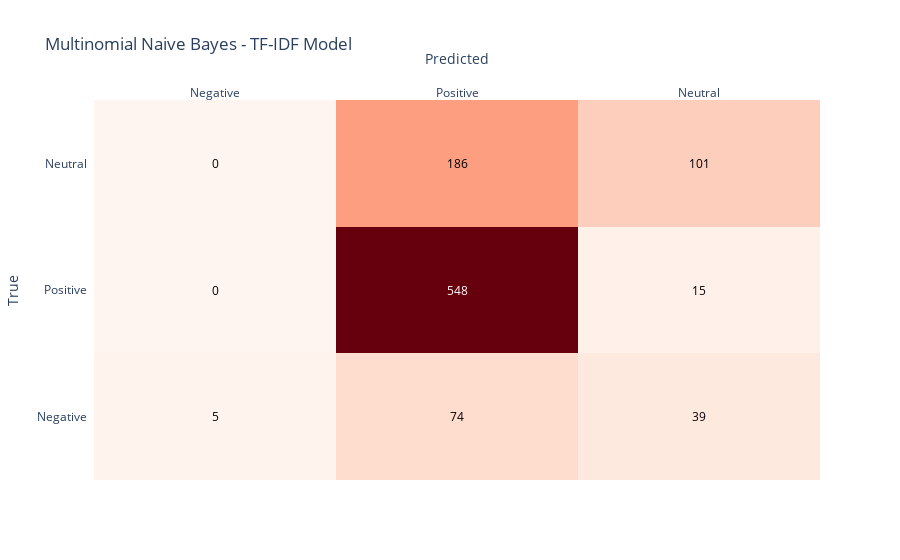

Here is the notebook cell this chart was saved with:
### Code cell
import plotly.figure_factory as ff

# Compute confusion matrix
cm_nb = confusion_matrix(y_test, y_pred_nb)

# Define the labels
labels = ['Negative', 'Positive', 'Neutral']

# Create the confusion matrix as a list of lists
confusion_matrix_data = [
    [cm_nb[0, 0], cm_nb[0, 1], cm_nb[0, 2]],
    [cm_nb[1, 0], cm_nb[1, 1], cm_nb[1, 2]],
    [cm_nb[2, 0], cm_nb[2, 1], cm_nb[2, 2]]
]

# Create the confusion matrix plot using Plotly
fig = ff.create_annotated_heatmap(
    z=confusion_matrix_data,
    x=labels,
    y=labels,
    colorscale='Reds'
)

# Update layout
fig.update_layout(
    title='Multinomial Naive Bayes - TF-IDF Model',
    xaxis=dict(title='Predicted'),
    yaxis=dict(title='True')
)

# Show plot
fig.show()

### Figure 1 — Plotly figure (JSON) as saved in the notebook; plotly's stock layout.template omitted (floating-point values rounded to 4 significant figures)
{"data": [{"colorscale": [[0, "rgb(255,245,240)"], [0.125, "rgb(254,224,210)"], [0.25, "rgb(252,187,161)"], [0.375, "rgb(252,146,114)"], [0.5, "rgb(251,106,74)"], [0.625, "rgb(239,59,44)"], [0.75, "rgb(203,24,29)"], [0.875, "rgb(165,15,21)"], [1, "rgb(103,0,13)"]], "reversescale": false, "showscale": false, "type": "heatmap", "x": ["Negative", "Positive", "Neutral"], "y": ["Negative", "Positive", "Neutral"], "z": [[5, 74, 39], [0, 548, 15], [0, 186, 101]]}], "layout": {"annotations": [{"font": {"color": "#000000"}, "showarrow": false, "text": "5", "x": "Negative", "xref": "x", "y": "Negative", "yref": "y"}, {"font": {"color": "#000000"}, "showarrow": false, "text": "74", "x": "Positive", "xref": "x", "y": "Negative", "yref": "y"}, {"font": {"color": "#000000"}, "showarrow": false, "text": "39", "x": "Neutral", "xref": "x", "y": "Negative", "yref": "y"}, {"font": {"color": "#000000"}, "showarrow": false, "text": "0", "x": "Negative", "xref": "x", "y": "Positive", "yref": "y"}, {"font": {"color": "#FFFFFF"}, "showarrow": false, "text": "548", "x": "Positive", "xref": "x", "y": "Positive", "yref": "y"}, {"font": {"color": "#000000"}, "showarrow": false, "text": "15", "x": "Neutral", "xref": "x", "y": "Positive", "yref": "y"}, {"font": {"color": "#000000"}, "showarrow": false, "text": "0", "x": "Negative", "xref": "x", "y": "Neutral", "yref": "y"}, {"font": {"color": "#000000"}, "showarrow": false, "text": "186", "x": "Positive", "xref": "x", "y": "Neutral", "yref": "y"}, {"font": {"color": "#000000"}, "showarrow": false, "text": "101", "x": "Neutral", "xref": "x", "y": "Neutral", "yref": "y"}], "title": {"text": "Multinomial Naive Bayes - TF-IDF Model"}, "xaxis": {"dtick": 1, "gridcolor": "rgb(0, 0, 0)", "side": "top", "ticks": "", "title": {"text": "Predicted"}}, "yaxis": {"dtick": 1, "ticks": "", "ticksuffix": "  ", "title": {"text": "True"}}}}
